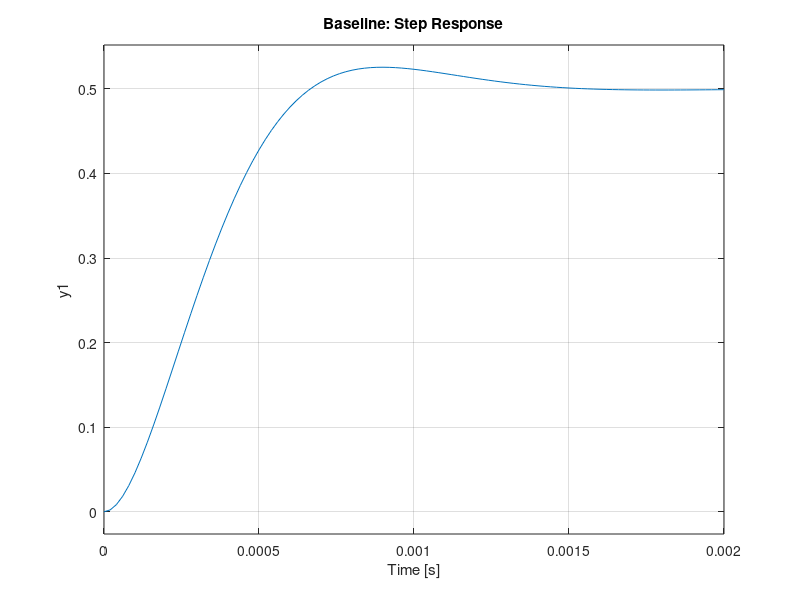

Write the MATLAB code that produced this figure. (Note: this script raises an error after producing the figure.)
%% PI Controller Design and Stability Analysis
% System: H(s) = 1.1592e7 / (s^2 + 6.6172e3*s + 1.1592e7)
% Goal: Design PI controller and analyze stability region

clear; close all; clc;

%% ========================================================================
%  Part 1: Define Original System H(s)
%% ========================================================================
num_H = 1.1592e7;
den_H = [1, 6.6172e3, 1.1592e7];
H = tf(num_H, den_H);

fprintf('========================================\n');
fprintf('Original System H(s):\n');
fprintf('========================================\n');
tf(H)

% Extract system parameters
wn = sqrt(1.1592e7);  % Natural frequency
zeta = 6.6172e3 / (2*wn);  % Damping ratio
fprintf('Natural frequency ωn = %.4f rad/s\n', wn);
fprintf('Damping ratio ζ = %.4f\n', zeta);
fprintf('\n');

%% ========================================================================
%  Part 2: Baseline Performance - Unity Feedback (No Controller)
%% ========================================================================
fprintf('========================================\n');
fprintf('BASELINE: Unity Feedback (No Controller)\n');
fprintf('========================================\n');

% Closed-loop transfer function: T(s) = H(s)/(1 + H(s))
T_baseline = feedback(H, 1);

fprintf('Closed-loop transfer function T(s) = H(s)/(1+H(s)):\n');
tf(T_baseline)

% Poles and zeros
poles_baseline = pole(T_baseline);
zeros_baseline = zero(T_baseline);
fprintf('Closed-loop poles:\n');
disp(poles_baseline);

% Step response analysis
figure('Name', 'Baseline Performance - Unity Feedback', 'Position', [100, 100, 1200, 800]);

subplot(2,3,1);
step(T_baseline);
title('Baseline: Step Response');
grid on;

% Get step info
step_info_baseline = stepinfo(T_baseline);
fprintf('\nStep Response Characteristics:\n');
fprintf('  Rise Time: %.6f s\n', step_info_baseline.RiseTime);
fprintf('  Settling Time: %.6f s\n', step_info_baseline.SettlingTime);
fprintf('  Overshoot: %.4f %%\n', step_info_baseline.Overshoot);
fprintf('  Peak: %.4f\n', step_info_baseline.Peak);
fprintf('  Peak Time: %.6f s\n', step_info_baseline.PeakTime);

% Frequency response (Bode plot)
subplot(2,3,2);
margin(T_baseline);
title('Baseline: Bode Diagram');
grid on;

% Get stability margins
[Gm_baseline, Pm_baseline, Wgm_baseline, Wpm_baseline] = margin(T_baseline);
fprintf('\nFrequency Domain Characteristics:\n');
fprintf('  Gain Margin: %.4f dB (at %.4f rad/s)\n', 20*log10(Gm_baseline), Wgm_baseline);
fprintf('  Phase Margin: %.4f deg (at %.4f rad/s)\n', Pm_baseline, Wpm_baseline);

% Nyquist plot
subplot(2,3,3);
nyquist(T_baseline);
title('Baseline: Nyquist Diagram');
grid on;

% Pole-zero map
subplot(2,3,4);
pzmap(T_baseline);
title('Baseline: Pole-Zero Map');
grid on;

% Impulse response
subplot(2,3,5);
impulse(T_baseline);
title('Baseline: Impulse Response');
grid on;

% Root locus (for reference)
subplot(2,3,6);
rlocus(H);
title('Baseline: Root Locus of H(s)');
grid on;

fprintf('\n');

%% ========================================================================
%  Part 3: PI Controller - Routh-Hurwitz Stability Analysis
%% ========================================================================
fprintf('========================================\n');
fprintf('PI CONTROLLER STABILITY ANALYSIS\n');
fprintf('========================================\n');

% PI Controller: C(s) = Kp + Ki/s = (Kp*s + Ki)/s
% Closed-loop characteristic equation: 1 + C(s)*H(s) = 0
%
% C(s)*H(s) = [(Kp*s + Ki)/s] * [1.1592e7 / (s^2 + 6.6172e3*s + 1.1592e7)]
%           = [1.1592e7*(Kp*s + Ki)] / [s*(s^2 + 6.6172e3*s + 1.1592e7)]
%
% 1 + C(s)*H(s) = 0
% s*(s^2 + 6.6172e3*s + 1.1592e7) + 1.1592e7*(Kp*s + Ki) = 0
% s^3 + 6.6172e3*s^2 + 1.1592e7*s + 1.1592e7*Kp*s + 1.1592e7*Ki = 0
% s^3 + 6.6172e3*s^2 + (1.1592e7 + 1.1592e7*Kp)*s + 1.1592e7*Ki = 0
% s^3 + 6.6172e3*s^2 + 1.1592e7*(1 + Kp)*s + 1.1592e7*Ki = 0

fprintf('Characteristic equation:\n');
fprintf('s^3 + 6.6172e3*s^2 + 1.1592e7*(1 + Kp)*s + 1.1592e7*Ki = 0\n\n');

% Coefficients: a3*s^3 + a2*s^2 + a1*s + a0 = 0
% a3 = 1
% a2 = 6.6172e3
% a1 = 1.1592e7*(1 + Kp)
% a0 = 1.1592e7*Ki

fprintf('Routh-Hurwitz Table:\n');
fprintf('s^3 |  1              1.1592e7*(1+Kp)\n');
fprintf('s^2 |  6.6172e3       1.1592e7*Ki\n');
fprintf('s^1 |  b1             0\n');
fprintf('s^0 |  c1             0\n\n');

fprintf('where:\n');
fprintf('b1 = [6.6172e3 * 1.1592e7*(1+Kp) - 1 * 1.1592e7*Ki] / 6.6172e3\n');
fprintf('   = 1.1592e7*(1+Kp) - 1.1592e7*Ki/6.6172e3\n');
fprintf('   = 1.1592e7*[(1+Kp) - Ki/6.6172e3]\n\n');
fprintf('c1 = 1.1592e7*Ki\n\n');

fprintf('Stability Conditions (Routh-Hurwitz):\n');
fprintf('All coefficients must be positive:\n');
fprintf('1. a3 = 1 > 0  ✓ (always satisfied)\n');
fprintf('2. a2 = 6.6172e3 > 0  ✓ (always satisfied)\n');
fprintf('3. a1 = 1.1592e7*(1+Kp) > 0  →  Kp > -1\n');
fprintf('4. a0 = 1.1592e7*Ki > 0  →  Ki > 0\n');
fprintf('5. b1 > 0  →  (1+Kp) - Ki/6.6172e3 > 0\n');
fprintf('              →  Ki < 6.6172e3*(1+Kp)\n');
fprintf('6. c1 > 0  →  Ki > 0 (same as condition 4)\n\n');

fprintf('Summary of Stability Conditions:\n');
fprintf('├─ Kp > -1\n');
fprintf('├─ Ki > 0\n');
fprintf('└─ Ki < 6.6172e3*(1+Kp)\n\n');

%% ========================================================================
%  Part 4: Plot Kp-Ki Stability Region
%% ========================================================================
fprintf('========================================\n');
fprintf('PLOTTING Kp-Ki STABILITY REGION\n');
fprintf('========================================\n');

% Define range for plotting
Kp_range = linspace(-1.5, 5, 1000);

% Stability boundaries
Ki_lower = zeros(size(Kp_range));  % Ki > 0
Ki_upper = 6.6172e3 * (1 + Kp_range);  % Ki < 6.6172e3*(1+Kp)

% Filter valid region (Kp > -1)
valid_idx = Kp_range > -1;

figure('Name', 'PI Controller Stability Region', 'Position', [150, 150, 1000, 800]);

% Plot stability boundaries
hold on;
fill([Ki_lower(valid_idx), fliplr(Ki_upper(valid_idx))], ...
     [Kp_range(valid_idx), fliplr(Kp_range(valid_idx))], ...
     [0.8, 0.95, 0.8], 'EdgeColor', 'none', 'FaceAlpha', 0.5);

plot(Ki_upper(valid_idx), Kp_range(valid_idx), 'r-', 'LineWidth', 2, 'DisplayName', 'Ki = 6617.2(1+Kp)');
plot(Ki_lower(valid_idx), Kp_range(valid_idx), 'b-', 'LineWidth', 2, 'DisplayName', 'Ki = 0');

% Add horizontal line at Kp = -1
yline(-1, 'k--', 'LineWidth', 1.5, 'DisplayName', 'Kp = -1');

% Labels and formatting
xlabel('Ki (Integral Gain)', 'FontSize', 12, 'FontWeight', 'bold');
ylabel('Kp (Proportional Gain)', 'FontSize', 12, 'FontWeight', 'bold');
title('PI Controller Stability Region (Routh-Hurwitz Criterion)', 'FontSize', 14, 'FontWeight', 'bold');
grid on;
legend('Stable Region', 'Upper Boundary: Ki = 6617.2(1+Kp)', 'Lower Boundary: Ki = 0', 'Left Boundary: Kp = -1', ...
       'Location', 'northwest', 'FontSize', 10);

% Add text annotation
text(15000, 2.5, 'STABLE REGION', 'FontSize', 16, 'FontWeight', 'bold', 'Color', [0, 0.5, 0]);
text(15000, 2.0, 'Kp > -1', 'FontSize', 11);
text(15000, 1.6, 'Ki > 0', 'FontSize', 11);
text(15000, 1.2, 'Ki < 6617.2(1+Kp)', 'FontSize', 11);

xlim([0, 40000]);
ylim([-1.2, 5]);
hold off;

fprintf('Stability region plotted successfully!\n');
fprintf('Green shaded area represents stable Kp-Ki combinations.\n\n');

%% ========================================================================
%  Part 5: Test Specific PI Controller Designs
%% ========================================================================
fprintf('========================================\n');
fprintf('TESTING SPECIFIC PI CONTROLLER DESIGNS\n');
fprintf('========================================\n');

% Define test points
test_points = [
    0.1,  1000;   % Conservative
    0.5,  5000;   % Moderate
    1.0,  10000;  % Aggressive
    2.0,  15000;  % More aggressive
];

figure('Name', 'PI Controller Performance Comparison', 'Position', [200, 200, 1400, 900]);

for i = 1:size(test_points, 1)
    Kp_test = test_points(i, 1);
    Ki_test = test_points(i, 2);

    fprintf('\n--- Test Point %d: Kp = %.2f, Ki = %.2f ---\n', i, Kp_test, Ki_test);

    % Check stability
    is_stable = (Kp_test > -1) && (Ki_test > 0) && (Ki_test < 6.6172e3*(1+Kp_test));

    if is_stable
        fprintf('Status: STABLE ✓\n');
    else
        fprintf('Status: UNSTABLE ✗\n');
        continue;
    end

    % Create PI controller
    C_PI = tf([Kp_test, Ki_test], [1, 0]);

    % Closed-loop system
    T_PI = feedback(C_PI * H, 1);

    % Poles
    poles_PI = pole(T_PI);
    fprintf('Closed-loop poles:\n');
    disp(poles_PI);

    % Step response info
    try
        step_info_PI = stepinfo(T_PI);
        fprintf('Rise Time: %.6f s\n', step_info_PI.RiseTime);
        fprintf('Settling Time: %.6f s\n', step_info_PI.SettlingTime);
        fprintf('Overshoot: %.4f %%\n', step_info_PI.Overshoot);
        fprintf('Peak: %.4f\n', step_info_PI.Peak);
    catch
        fprintf('Could not compute step info (possibly unstable or slow)\n');
    end

    % Plot step response
    subplot(2, 2, i);
    step(T_PI);
    title(sprintf('Kp=%.2f, Ki=%.2f', Kp_test, Ki_test), 'FontSize', 11, 'FontWeight', 'bold');
    grid on;
end

% Add baseline comparison
figure('Name', 'Step Response Comparison', 'Position', [250, 250, 1000, 700]);
hold on;

% Get time vector for plotting
[y_baseline, t_baseline] = step(T_baseline);
plot(t_baseline, y_baseline, 'b-', 'LineWidth', 2.5);

legend_entries = {'Baseline (No Controller)'};

for i = 1:size(test_points, 1)
    Kp_test = test_points(i, 1);
    Ki_test = test_points(i, 2);

    if (Kp_test > -1) && (Ki_test > 0) && (Ki_test < 6.6172e3*(1+Kp_test))
        C_PI = tf([Kp_test, Ki_test], [1, 0]);
        T_PI = feedback(C_PI * H, 1);
        [y_PI, t_PI] = step(T_PI);
        plot(t_PI, y_PI, 'LineWidth', 1.5);
        legend_entries{end+1} = sprintf('PI: Kp=%.2f, Ki=%.0f', Kp_test, Ki_test);
    end
end

title('Step Response Comparison: Baseline vs PI Controllers', 'FontSize', 12, 'FontWeight', 'bold');
xlabel('Time (s)', 'FontSize', 11);
ylabel('Amplitude', 'FontSize', 11);
legend(legend_entries, 'Location', 'best', 'FontSize', 10);
grid on;
hold off;

%% ========================================================================
%  Part 6: Bandwidth Analysis and Optimization
%% ========================================================================
fprintf('\n========================================\n');
fprintf('BANDWIDTH ANALYSIS AND OPTIMIZATION\n');
fprintf('========================================\n');

% Calculate baseline bandwidth
[mag_baseline, ~, w_baseline] = bode(T_baseline, logspace(-1, 6, 10000));
mag_baseline = squeeze(mag_baseline);
w_baseline = squeeze(w_baseline);

% Find DC gain (low frequency gain)
DC_gain_baseline = mag_baseline(1);

% Find -3dB point (0.707 * DC_gain in linear scale)
BW_threshold_baseline = 0.707 * DC_gain_baseline;
idx_bw_baseline = find(mag_baseline <= BW_threshold_baseline, 1, 'first');
if ~isempty(idx_bw_baseline)
    BW_baseline = w_baseline(idx_bw_baseline);
else
    BW_baseline = NaN;
end

% Convert to Hz
BW_baseline_Hz = BW_baseline / (2*pi);

fprintf('\nBaseline System (Unity Feedback):\n');
fprintf('  DC Gain: %.4f (%.4f dB)\n', DC_gain_baseline, 20*log10(DC_gain_baseline));
fprintf('  Bandwidth (-3dB point): %.2f Hz\n', BW_baseline_Hz);

% Create grid for bandwidth contour plot
Ki_grid = linspace(100, 35000, 100);
Kp_grid = linspace(0, 4.5, 100);
[Ki_mesh, Kp_mesh] = meshgrid(Ki_grid, Kp_grid);

BW_mesh = zeros(size(Ki_mesh));  % Will store in rad/s, convert to Hz later

fprintf('\nComputing bandwidth for Kp-Ki grid...\n');
fprintf('This may take a few moments...\n');

for i = 1:numel(Ki_mesh)
    Kp_val = Kp_mesh(i);
    Ki_val = Ki_mesh(i);

    % Check stability
    if (Kp_val > -1) && (Ki_val > 0) && (Ki_val < 6.6172e3*(1+Kp_val))
        try
            % Create PI controller
            C_temp = tf([Kp_val, Ki_val], [1, 0]);
            T_temp = feedback(C_temp * H, 1);

            % Check if system is stable by checking poles
            if all(real(pole(T_temp)) < 0)
                % Calculate bandwidth
                [mag_temp, ~, w_temp] = bode(T_temp, logspace(-1, 6, 5000));
                mag_temp = squeeze(mag_temp);
                w_temp = squeeze(w_temp);

                % Find DC gain and -3dB point
                DC_gain_temp = mag_temp(1);
                BW_threshold_temp = 0.707 * DC_gain_temp;

                idx_bw = find(mag_temp <= BW_threshold_temp, 1, 'first');
                if ~isempty(idx_bw)
                    BW_mesh(i) = w_temp(idx_bw);
                else
                    BW_mesh(i) = NaN;
                end
            else
                BW_mesh(i) = NaN;
            end
        catch
            BW_mesh(i) = NaN;
        end
    else
        BW_mesh(i) = NaN;
    end
end

fprintf('Bandwidth computation complete!\n');

% Convert bandwidth mesh to Hz
BW_mesh_Hz = BW_mesh / (2*pi);

% Find maximum bandwidth
[max_BW_Hz, max_idx] = max(BW_mesh_Hz(:));
Kp_opt = Kp_mesh(max_idx);
Ki_opt = Ki_mesh(max_idx);

fprintf('\n=== OPTIMAL PI CONTROLLER FOR MAXIMUM BANDWIDTH ===\n');
fprintf('Kp_optimal = %.4f\n', Kp_opt);
fprintf('Ki_optimal = %.4f\n', Ki_opt);
fprintf('Maximum Bandwidth = %.2f Hz\n', max_BW_Hz);
fprintf('Bandwidth Improvement = %.2f%%\n', (max_BW_Hz/BW_baseline_Hz - 1)*100);

% Plot bandwidth contour
figure('Name', 'Bandwidth Contour Map', 'Position', [300, 300, 1000, 800]);
hold on;

% Plot contour (using Hz)
contourf(Ki_mesh, Kp_mesh, BW_mesh_Hz, 20, 'LineWidth', 1);
colorbar;
colormap(jet);

% Overlay stability boundaries
plot(Ki_upper(valid_idx), Kp_range(valid_idx), 'r-', 'LineWidth', 2.5, 'DisplayName', 'Stability Boundary');
plot(Ki_lower(valid_idx), Kp_range(valid_idx), 'k-', 'LineWidth', 2, 'DisplayName', 'Ki = 0');

% Mark optimal point
plot(Ki_opt, Kp_opt, 'r*', 'MarkerSize', 20, 'LineWidth', 3, 'DisplayName', ...
    sprintf('Optimal (Kp=%.2f, Ki=%.0f)', Kp_opt, Ki_opt));

% Mark baseline bandwidth level
text(Ki_opt + 2000, Kp_opt + 0.3, sprintf('Max BW: %.1f Hz', max_BW_Hz), ...
    'FontSize', 11, 'FontWeight', 'bold', 'Color', 'r', 'BackgroundColor', 'w');

xlabel('Ki (Integral Gain)', 'FontSize', 12, 'FontWeight', 'bold');
ylabel('Kp (Proportional Gain)', 'FontSize', 12, 'FontWeight', 'bold');
title('Bandwidth Contour Map (Hz)', 'FontSize', 14, 'FontWeight', 'bold');
legend('Location', 'northwest', 'FontSize', 10);
grid on;
xlim([0, 40000]);
ylim([0, 5]);
hold off;

%% Test optimal controller
fprintf('\n=== TESTING OPTIMAL BANDWIDTH CONTROLLER ===\n');

C_opt = tf([Kp_opt, Ki_opt], [1, 0]);
T_opt = feedback(C_opt * H, 1);

% Performance metrics
poles_opt = pole(T_opt);
fprintf('Closed-loop poles:\n');
disp(poles_opt);

try
    step_info_opt = stepinfo(T_opt);
    fprintf('\nStep Response Characteristics:\n');
    fprintf('  Rise Time: %.6f s\n', step_info_opt.RiseTime);
    fprintf('  Settling Time: %.6f s\n', step_info_opt.SettlingTime);
    fprintf('  Overshoot: %.4f %%\n', step_info_opt.Overshoot);
    fprintf('  Peak: %.4f\n', step_info_opt.Peak);
catch
    fprintf('Could not compute step info\n');
end

[Gm_opt, Pm_opt, Wgm_opt, Wpm_opt] = margin(T_opt);
fprintf('\nFrequency Domain Characteristics:\n');
fprintf('  Gain Margin: %.4f dB (at %.2f Hz)\n', 20*log10(Gm_opt), Wgm_opt/(2*pi));
fprintf('  Phase Margin: %.4f deg (at %.2f Hz)\n', Pm_opt, Wpm_opt/(2*pi));
fprintf('  Bandwidth: %.2f Hz\n', max_BW_Hz);

% Comparison plot: Baseline vs Optimal
figure('Name', 'Optimal Bandwidth PI Controller', 'Position', [350, 350, 1400, 900]);

subplot(2,3,1);
[y_opt, t_opt] = step(T_opt);
plot(t_baseline, y_baseline, 'b-', 'LineWidth', 2);
hold on;
plot(t_opt, y_opt, 'r-', 'LineWidth', 2);
title('Step Response Comparison');
xlabel('Time (s)');
ylabel('Amplitude');
legend('Baseline', sprintf('Optimal BW (Kp=%.2f, Ki=%.0f)', Kp_opt, Ki_opt));
grid on;
hold off;

subplot(2,3,2);
bode(T_baseline, T_opt);
title('Bode Diagram Comparison');
legend('Baseline', 'Optimal BW');
grid on;

subplot(2,3,3);
nyquist(T_baseline, T_opt);
title('Nyquist Diagram Comparison');
legend('Baseline', 'Optimal BW');
grid on;

subplot(2,3,4);
pzmap(T_baseline, 'b', T_opt, 'r');
title('Pole-Zero Map Comparison');
legend('Baseline', 'Optimal BW');
grid on;

subplot(2,3,5);
impulse(T_baseline, T_opt);
title('Impulse Response Comparison');
legend('Baseline', 'Optimal BW');
grid on;

subplot(2,3,6);
% Frequency response magnitude comparison
[mag_opt, ~, w_opt] = bode(T_opt, logspace(-1, 6, 5000));
mag_opt = squeeze(mag_opt);
w_opt = squeeze(w_opt);

% Convert frequency to Hz for plotting
w_baseline_Hz = w_baseline / (2*pi);
w_opt_Hz = w_opt / (2*pi);

semilogx(w_baseline_Hz, 20*log10(mag_baseline), 'b-', 'LineWidth', 2);
hold on;
semilogx(w_opt_Hz, 20*log10(mag_opt), 'r-', 'LineWidth', 2);
yline(-3, 'k--', 'LineWidth', 1.5);
xline(BW_baseline_Hz, 'b--', 'LineWidth', 1.5);
xline(max_BW_Hz, 'r--', 'LineWidth', 1.5);
title('Magnitude Response (Bandwidth Comparison)');
xlabel('Frequency (Hz)');
ylabel('Magnitude (dB)');
legend('Baseline', 'Optimal BW', '-3dB Line', ...
    sprintf('BW_{baseline}=%.1f Hz', BW_baseline_Hz), ...
    sprintf('BW_{optimal}=%.1f Hz', max_BW_Hz), 'Location', 'southwest');
grid on;
xlim([1e0, 1e5]);
hold off;

fprintf('\n========================================\n');
fprintf('ANALYSIS COMPLETE!\n');
fprintf('========================================\n');
fprintf('All plots have been generated.\n');
fprintf('Please review the figures for detailed analysis.\n\n');
fprintf('KEY FINDINGS:\n');
fprintf('├─ Baseline Bandwidth: %.2f Hz\n', BW_baseline_Hz);
fprintf('├─ Optimal Bandwidth: %.2f Hz\n', max_BW_Hz);
fprintf('├─ Improvement: %.2f%%\n', (max_BW_Hz/BW_baseline_Hz - 1)*100);
fprintf('└─ Optimal PI Gains: Kp = %.4f, Ki = %.4f\n', Kp_opt, Ki_opt);
